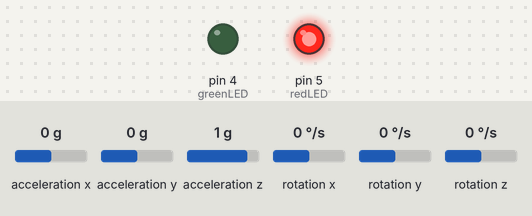
Bench run of a sketch on a simulated Arduino Uno, built with avr-gcc and run on an emulated ATmega328P. Shown: output pins drawn as LEDs (lit = HIGH). The inputs (shaded band) are chosen by the test bench; at power-on: acceleration x 0 g, rotation z 0 °/s, acceleration y 0 g, acceleration z 1 g, rotation x 0 °/s, rotation y 0 °/s. What the sketch prints to the serial monitor is not drawn.

Above: at 0.1 s.
At 2.2 s:
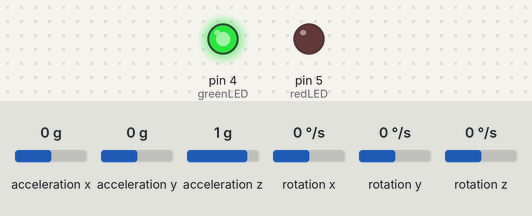
2.3 s: acceleration x set to -1.4 g
4.3 s: rotation z set to -192 °/s
Timing chart, 0 to 7.3 s (numbered marks = the images above; inputs shaded):
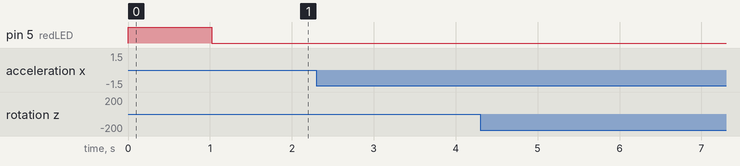

The sketch:

arduino_filtered_angle_packet.ino
```cpp
/* Filtered Angle Packet - FINAL PROJECT
 * Eric Ouyang - 11/20/2012
 * COMP-600: Independent Project
 * Advisor: Ms. Litvin
 */

/* LIBRARIES */
#include <Wire.h>
#include <I2Cdev.h>
#include <MPU6050.h>

/* PIN DEFINITIONS */
// LEDS
static int greenLED = 4;
static int redLED = 5;

/* CONSTANT PARAMETERS */

// from MPU datasheet
const float accScale = 8192;
const float gyroScale = 131;

// number of samples for the calibration
const int numGyroSamples = 100;

const float gyroWeight = .90;
const float accWeight = .10;
// where weight constants add up to 1

const int numAnglesToAvg = 3;

/* VARIABLES */
MPU6050 mpu;
int16_t accX, accY, accZ; // container vars for accelerometer readings
float gyroOffset = 0; // set in calibrateGyro()
float currAngle, prevAngle;
float prevAngles[numAnglesToAvg];
float gyroAngle = 0;
int prevAnglesIndex = 0;

// time vars
int currTime = 0; // microseconds
int prevTime = 0; // microseconds
float deltaTime;  // seconds

// initialize and configure
void setup() {
  // LEDS
  pinMode(greenLED, OUTPUT);
  pinMode(redLED, OUTPUT);
  digitalWrite(redLED, HIGH); // setting up, turn red LED on

  // Serial
  Serial.begin(115200);

  // Join I2C bus
  Wire.begin();

  // Initializing MPU
  mpu.initialize();

  // Testing MPU
  Serial.println(mpu.testConnection() ? "MPU is good!" : "Oops! Check the connections");

  calibrateGyro();
  Serial.print("gyroOffset: ");
  Serial.println(gyroOffset);

  // All set! Turn green LED on, red LED off
  digitalWrite(redLED, LOW);
  digitalWrite(greenLED, HIGH);
}

// main loop
void loop() {
  // For Processing angle readout
  currTime = micros();
  deltaTime = (currTime - prevTime) / 1000000.0;
  prevTime = currTime;

  updateAngle();
  Serial.print("$,");
  Serial.print(accAngle());
  Serial.print(",");
  Serial.print(gyroAngle);
  Serial.print(",");
  Serial.print(currAngle);
  Serial.print(",%");
}

void updateAngle() {
  prevAngles[prevAnglesIndex] = gyroWeight * (prevAngle + ((float) mpu.getRotationZ() / gyroScale - gyroOffset) * deltaTime) + accWeight * accAngle();
  prevAnglesIndex = (prevAnglesIndex + 1) % numAnglesToAvg;

  float sum = 0;
  for (int i = 0; i < numAnglesToAvg; i++)
      sum += prevAngles[i];

  currAngle = sum / numAnglesToAvg;
  prevAngle = currAngle;

  // not related to current angle calc... used in angle grapher
  gyroAngle += ((float) mpu.getRotationZ() / gyroScale - gyroOffset) * deltaTime;
}

// angle calculated from accelerometer
float accAngle() {
  mpu.getAcceleration(&accX, &accY, &accZ);

  float radius = sqrt((float)accX * (float)accX + (float)accY * (float)accY);
  return (float) accX / radius / PI * 180; // sin approximation
}

void calibrateGyro() {
  float sum = 0;
  for (int i = 0; i < numGyroSamples; i++)
  {
    sum += (float) mpu.getRotationZ() / gyroScale;
    delay(10);
  }

  gyroOffset = sum / numGyroSamples;
}
```

Measured:
- after the input at 2.3 s, every drawn part: stays the same
- after the input at 4.3 s, every drawn part: stays the same
